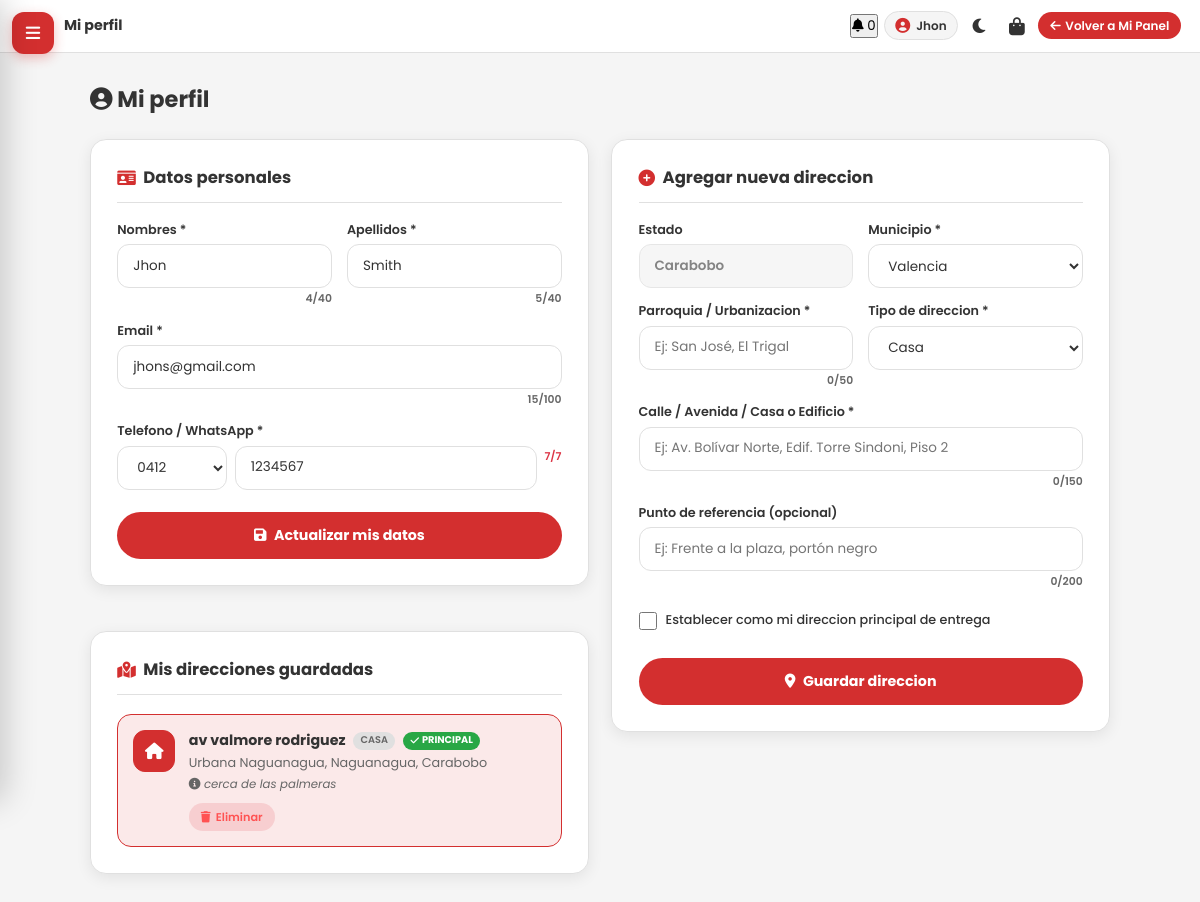
/cliente/perfil.php (signed in), run on the app's committed database.
### tables this page shows
CREATE TABLE `clientes` (
  `id` int(11) NOT NULL,
  `usuario_id` int(11) NOT NULL,
  `nombres` varchar(40) NOT NULL,
  `apellidos` varchar(40) NOT NULL,
  `telefono` varchar(11) NOT NULL,
  `fecha_nacimiento` date DEFAULT NULL,
  `notas` varchar(500) DEFAULT NULL
);

CREATE TABLE `usuarios` (
  `id` int(11) NOT NULL,
  `email` varchar(100) NOT NULL,
  `password_hash` varchar(255) NOT NULL,
  `rol_id` int(11) NOT NULL,
  `es_super_admin` tinyint(1) NOT NULL DEFAULT 0,
  `permisos` longtext DEFAULT NULL CHECK (json_valid(`permisos`)),
  `activo` tinyint(1) NOT NULL DEFAULT 1,
  `fecha_registro` timestamp NOT NULL DEFAULT current_timestamp()
);

CREATE TABLE `direcciones` (
  `id` int(11) NOT NULL,
  `cliente_id` int(11) NOT NULL,
  `tipo_direccion_id` int(11) NOT NULL,
  `estado` varchar(40) NOT NULL,
  `municipio` varchar(40) NOT NULL,
  `parroquia` varchar(50) NOT NULL,
  `calle` varchar(100) NOT NULL,
  `referencia` varchar(200) DEFAULT NULL,
  `predeterminada` tinyint(1) NOT NULL DEFAULT 0
);

CREATE TABLE `tipos_direccion` (
  `id` int(11) NOT NULL,
  `nombre` varchar(30) NOT NULL
);

### cliente/perfil.php (the view, shortened to what this page needs)
<?php
require_once __DIR__ . '/../config.php';
$usuario_id = $_SESSION['usuario_id'];
$prefijos_ve = ['0412', '0414', '0416', '0422', '0424', '0426'];
$municipios_carabobo = [
    'Bejuma', 'Carlos Arvelo', 'Diego Ibarra', 'Guacara',
    'Juan José Mora', 'Libertador', 'Los Guayos', 'Miranda',
    'Montalbán', 'Naguanagua', 'Puerto Cabello', 'San Diego',
    'San Joaquín', 'Valencia',
];
$stmt = $pdo->prepare("
    SELECT c.id AS cliente_id, c.nombres, c.apellidos, c.telefono, c.fecha_nacimiento, c.notas,
           u.email
    FROM clientes c
    JOIN usuarios u ON c.usuario_id = u.id
    WHERE c.usuario_id = ?
");
$stmt->execute([$usuario_id]);
$cliente = $stmt->fetch();
$cliente_id = intval($cliente['cliente_id'] ?? 0);
$stmt = $pdo->prepare("SELECT d.*, td.nombre as tipo_nombre FROM direcciones d JOIN tipos_direccion td ON d.tipo_direccion_id = td.id WHERE d.cliente_id = ? ORDER BY d.predeterminada DESC, d.id DESC");
$stmt->execute([$cliente_id]);
$direcciones = $stmt->fetchAll();
$tipos = $pdo->query("SELECT * FROM tipos_direccion")->fetchAll();
$prefijo_actual = '0412';
$numero_actual = '';
if (!empty($cliente['telefono'])) {
    $tel_limpio = preg_replace('/[^0-9]/', '', $cliente['telefono']);
    if (strlen($tel_limpio) >= 11) {
        $posible_prefijo = substr($tel_limpio, 0, 4);
        if (in_array($posible_prefijo, $prefijos_ve)) {
            $prefijo_actual = $posible_prefijo;
            $numero_actual = substr($tel_limpio, 4, 7);
        } else {
            $numero_actual = substr($tel_limpio, 0, 7);
        }
    } else {
        $numero_actual = substr($tel_limpio, 0, 7);
    }
}
$iconos_tipo = [1 => 'fa-home', 2 => 'fa-briefcase', 3 => 'fa-map-marker-alt'];
?>
<section class="container perfil-container">
    <h2 class="titulo-admin"><i class="fas fa-user-circle"></i> Mi perfil</h2>
    <div class="perfil-grid">
        <div class="perfil-col">
            <div class="perfil-card card-mb">
                <h3><i class="fas fa-id-card"></i> Datos personales</h3>
                <form method="post" novalidate>
                    <div class="form-grid">
                        <div class="campo-form">
                            <label>Nombres *</label>
                            <input type="text" name="nombres" value="<?= htmlspecialchars($cliente['nombres'] ?? '') ?>" required minlength="2" maxlength="40">
                        </div>
                        <div class="campo-form">
                            <label>Apellidos *</label>
                            <input type="text" name="apellidos" value="<?= htmlspecialchars($cliente['apellidos'] ?? '') ?>" required minlength="2" maxlength="40">
                        </div>
                    </div>
                    <div class="campo-form">
                        <label>Email *</label>
                        <input type="email" name="email" value="<?= htmlspecialchars($cliente['email'] ?? '') ?>" required maxlength="100">
                    </div>
                    <div class="campo-form">
                        <label>Telefono / WhatsApp *</label>
                        <div class="telefono-inline">
                            <select name="prefijo" class="select-prefijo-perfil">
                                <?php foreach ($prefijos_ve as $pr): ?>
                                    <option value="<?= $pr ?>" <?= $prefijo_actual === $pr ? 'selected' : '' ?>><?= $pr ?></option>
                                <?php endforeach; ?>
                            </select>
                            <input type="tel" name="numero_7" id="perfil_numero_7" value="<?= htmlspecialchars($numero_actual) ?>" required maxlength="7" minlength="7" pattern="[0-9]{7}" inputmode="numeric" placeholder="1234567" class="input-flex-1">
                        </div>
                    </div>
                    <button type="submit" class="btn-submit">
                        <i class="fas fa-save"></i> Actualizar mis datos
                    </button>
                </form>
            </div>
            <div class="perfil-card">
                <h3><i class="fas fa-map-marked-alt"></i> Mis direcciones guardadas</h3>
                <?php if (empty($direcciones)): ?>
                    <div class="sin-direcciones">
                        <i class="fas fa-map-marker-alt"></i>
                        <p>Aun no tienes direcciones registradas.</p>
                    </div>
                <?php else: ?>
                    <div class="direcciones-lista">
                        <?php foreach ($direcciones as $d): ?>
                            <?php $icono = $iconos_tipo[intval($d['tipo_direccion_id'])] ?? 'fa-map-marker-alt'; ?>
                            <div class="direccion-card <?= $d['predeterminada'] ? 'es-predeterminada' : '' ?>">
                                <div class="direccion-icono"><i class="fas <?= $icono ?>"></i></div>
                                <div class="direccion-info">
                                    <div class="direccion-titulo">
                                        <?= htmlspecialchars($d['calle']) ?>
                                        <span class="direccion-tipo"><?= htmlspecialchars($d['tipo_nombre']) ?></span>
                                        <?php if ($d['predeterminada']): ?>
                                            <span class="badge-predeterminada"><i class="fas fa-check"></i> Principal</span>
                                        <?php endif; ?>
                                    </div>
                                    <div class="direccion-linea">
                                        <?= htmlspecialchars($d['parroquia']) ?>, <?= htmlspecialchars($d['municipio']) ?>, <?= htmlspecialchars($d['estado']) ?>
                                    </div>
                                    <?php if (!empty($d['referencia'])): ?>
                                        <div class="direccion-referencia">
                                            <i class="fas fa-info-circle"></i> <?= htmlspecialchars($d['referencia']) ?>
                                        </div>
                                    <?php endif; ?>
                                    <div class="direccion-acciones">
                                        <form method="post" class="form-eliminar-direccion d-inline" data-calle="<?= htmlspecialchars($d['calle']) ?>">
                                            <button type="submit" class="btn-eliminar">
                                                <i class="fas fa-trash"></i> Eliminar
                                            </button>
                                        </form>
                                    </div>
                                </div>
                            </div>
                        <?php endforeach; ?>
                    </div>
                <?php endif; ?>
            </div>
        </div>
        <div class="perfil-col">
            <div class="perfil-card">
                <h3><i class="fas fa-plus-circle"></i> Agregar nueva direccion</h3>
                <form method="post" novalidate>
                    <div class="form-grid">
                        <div class="campo-form">
                            <label>Estado</label>
                            <input type="text" value="Carabobo" readonly class="input-readonly">
                        </div>
                        <div class="campo-form">
                            <label>Municipio *</label>
                            <select name="municipio" required>
                                <?php foreach ($municipios_carabobo as $mun): ?>
                                    <option value="<?= htmlspecialchars($mun) ?>" <?= $mun === 'Valencia' ? 'selected' : '' ?>><?= htmlspecialchars($mun) ?></option>
                                <?php endforeach; ?>
                            </select>
                        </div>
                    </div>
                    <div class="form-grid">
                        <div class="campo-form">
                            <label>Parroquia / Urbanizacion *</label>
                            <input type="text" name="parroquia" required minlength="2" maxlength="50" placeholder="Ej: San José, El Trigal">
                        </div>
                        <div class="campo-form">
                            <label>Tipo de direccion *</label>
                            <select name="tipo_direccion_id" required>
                                <?php foreach ($tipos as $t): ?>
                                    <option value="<?= intval($t['id']) ?>"><?= htmlspecialchars(ucfirst($t['nombre'])) ?></option>
                                <?php endforeach; ?>
                            </select>
                        </div>
                    </div>
                    <div class="campo-form">
                        <label>Calle / Avenida / Casa o Edificio *</label>
                        <input type="text" name="calle" required minlength="5" maxlength="150" placeholder="Ej: Av. Bolívar Norte, Edif. Torre Sindoni, Piso 2">
                    </div>
                    <div class="campo-form">
                        <label>Punto de referencia (opcional)</label>
                        <input type="text" name="referencia" maxlength="200" placeholder="Ej: Frente a la plaza, portón negro">
                    </div>
                    <div class="campo-form">
                        <label class="check-predeterminada-label">
                            <input type="checkbox" name="predeterminada" value="1" <?= empty($direcciones) ? 'checked' : '' ?>>
                            <span>Establecer como mi direccion principal de entrega</span>
                        </label>
                    </div>
                    <button type="submit" class="btn-submit">
                        <i class="fas fa-map-marker-alt"></i> Guardar direccion
                    </button>
                </form>
            </div>
        </div>
    </div>
</section>

### assets/css/estilos.css (style rules this page uses)
:root { --color-acento: #d32f2f; --color-acento-hover: #b71c1c; --color-acento-claro: rgba(211, 47, 47, 0.1); --bg-principal: #f5f5f5; --bg-secundario: #ffffff; --card-bg: #ffffff; --texto-principal: #333333; --texto-secundario: #666666; --borde: #e0e0e0; --input-bg: #ffffff; --input-border: #dddddd; --sombra: rgba(0, 0, 0, 0.08); }
* { margin: 0; padding: 0; box-sizing: border-box; }
html, body { font-family: 'Poppins', sans-serif; background: var(--bg-principal); color: var(--texto-principal); transition: background 0.3s, color 0.3s; min-height: 100vh; }
body { line-height: 1.5; }
button { font-family: inherit; }
.container { max-width: 1200px; margin: 0 auto; padding: 0 1.25rem; }

### assets/css/responsive.css (style rules this page uses)
html { scroll-behavior: smooth; -webkit-text-size-adjust: 100%; font-size: 15px; }
body { overflow-x: hidden; }
.product-card, .kpi-card, .grafico-card, .resumen-card, .tabla-card, .filtros-card, .auth-card, .perfil-card { animation: fadeIn 0.35s ease both; }
.btn-admin, .btn-filtro, .btn-generar, .btn-confirmar, .btn-submit, .add-btn, .checkout-btn { transition: background 0.2s ease, transform 0.15s ease, box-shadow 0.2s ease; }

### assets/css/cliente.css (style rules this page uses)
.input-flex-1 { flex: 1; }

### data on the page
clientes: nombres "Jhon", apellidos "Smith", email "jhons@gmail.com", prefijo "0412", numero_7 "1234567"
direcciones: calle "av valmore rodriguez", tipo_direccion.nombre "CASA", predeterminada 1 (drawn), parroquia "Urbana Naguanagua", municipio "Naguanagua", estado "Carabobo", referencia "cerca de las palmeras"

### other printed values
$titulo_pagina "Mi perfil"
$nombre_header "Jhon"
$mostrar_volver['texto'] "Volver a Mi Panel"
form field municipio "Valencia"
form field tipo_direccion_id "Casa"
